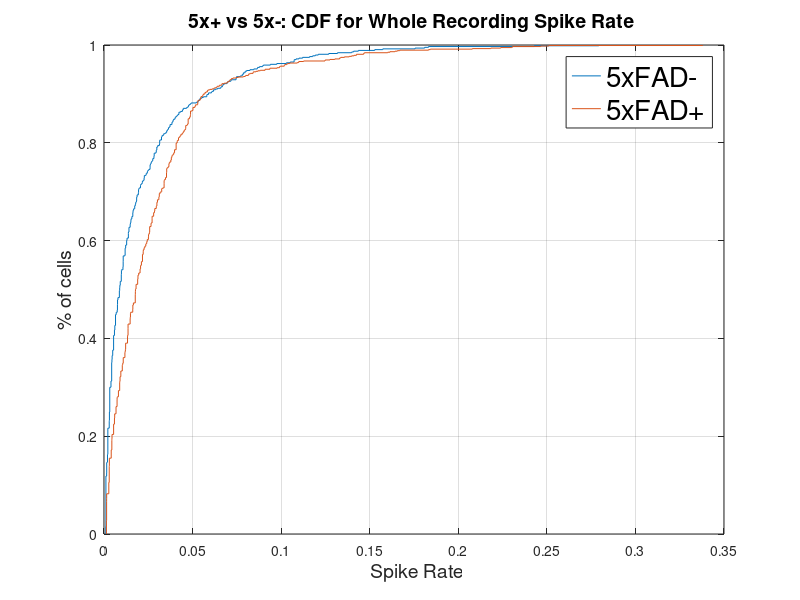

Here is the MATLAB script that generated this plot: (Note: this script raises an error after producing the figure.)
clear 

%% spike rate matrices 5x+
spikeRates6025 = load('SpontAltSpikesAroundAlts/spikesAroundAlts6025CorrectAlts.mat').wholeErPerCell;
spikeRates6026 = load('SpontAltSpikesAroundAlts/spikesAroundAlts6026CorrectAlts.mat').wholeErPerCell;
spikeRates6027 = load('SpontAltSpikesAroundAlts/spikesAroundAlts6027CorrectAlts.mat').wholeErPerCell;
spikeRates6028 = load('SpontAltSpikesAroundAlts/spikesAroundAlts6028CorrectAlts.mat').wholeErPerCell;
spikeRates6029 = load('SpontAltSpikesAroundAlts/spikesAroundAlts6029CorrectAlts.mat').wholeErPerCell;

plusSpikeRatesWholeRec = [spikeRates6025;spikeRates6026;spikeRates6027;spikeRates6028;spikeRates6029];

%% spike rate matrices 5x-
spikeRates6039 = load('SpontAltSpikesAroundAlts/spikesAroundAlts6039CorrectAlts.mat').wholeErPerCell;
spikeRates6041 = load('SpontAltSpikesAroundAlts/spikesAroundAlts6041CorrectAlts.mat').wholeErPerCell;

%spikeRates6412 = load('SpontAltSpikesAroundAlts/spikesAroundAlts6412CorrectAlts.mat').wholeErPerCell;
spikeRates6416 = load('SpontAltSpikesAroundAlts/spikesAroundAlts6416CorrectAlts.mat').wholeErPerCell;
spikeRates6417 = load('SpontAltSpikesAroundAlts/spikesAroundAlts6417CorrectAlts.mat').wholeErPerCell;
spikeRates6431 = load('SpontAltSpikesAroundAlts/spikesAroundAlts6431CorrectAlts.mat').wholeErPerCell;

minusSpikeRatesWholeRec = [spikeRates6039;spikeRates6041;spikeRates6416;spikeRates6417;spikeRates6431];

%% lme tables
%% lme 5x+
spikeRates6025 = load('SpontAltSpikesAroundAlts/spikesAroundAlts6025CorrectAlts.mat').lmeTable;
spikeRates6026 = load('SpontAltSpikesAroundAlts/spikesAroundAlts6026CorrectAlts.mat').lmeTable;
spikeRates6027 = load('SpontAltSpikesAroundAlts/spikesAroundAlts6027CorrectAlts.mat').lmeTable;
spikeRates6028 = load('SpontAltSpikesAroundAlts/spikesAroundAlts6028CorrectAlts.mat').lmeTable;
spikeRates6029 = load('SpontAltSpikesAroundAlts/spikesAroundAlts6029CorrectAlts.mat').lmeTable;

plusLmeTable = [spikeRates6025;spikeRates6026;spikeRates6027;spikeRates6028;spikeRates6029];

%% lme 5x-
spikeRates6039 = load('SpontAltSpikesAroundAlts/spikesAroundAlts6039CorrectAlts.mat').lmeTable;
spikeRates6041 = load('SpontAltSpikesAroundAlts/spikesAroundAlts6041CorrectAlts.mat').lmeTable;

%spikeRates6412 = load('SpontAltSpikesAroundAlts/spikesAroundAlts6412CorrectAlts.mat').lmeTable;
spikeRates6416 = load('SpontAltSpikesAroundAlts/spikesAroundAlts6416CorrectAlts.mat').lmeTable;
spikeRates6417 = load('SpontAltSpikesAroundAlts/spikesAroundAlts6417CorrectAlts.mat').lmeTable;
spikeRates6431 = load('SpontAltSpikesAroundAlts/spikesAroundAlts6431CorrectAlts.mat').lmeTable;

minusLmeTable = [spikeRates6039;spikeRates6041;spikeRates6416;spikeRates6417;spikeRates6431];

%% cdf plot
%% cdf plots for correct alts
cdfplot(minusSpikeRatesWholeRec);
hold on
cdfplot(plusSpikeRatesWholeRec);
title('5x+ vs 5x-: CDF for Whole Recording Spike Rate ','FontSize',14)
xlabel(" Spike Rate",'FontSize',14);
ylabel("% of cells",'FontSize',14);
legend('5xFAD-','5xFAD+','FontSize',20,'Location','best')


%% violin plot
srComp = figure;
gg1 = repmat({'5xFAD-'},length(minusSpikeRatesWholeRec),1);
gg2= repmat({'5xFAD+'},length(plusSpikeRatesWholeRec),1);
gg=[gg1;gg2];
xx=[minusSpikeRatesWholeRec;plusSpikeRatesWholeRec];
violinplot(xx,gg,'ShowMean', true,'ShowBox',false,'GroupOrder',{'5xFAD-','5xFAD+'});
title('5x+ vs 5x-:  Spike Rate Comparison for Whole Recording ','FontSize',20)
ylabel('Event Rate','FontSize',14)

red=[255,0,0]/255;
blue =[0,0, 255]/255;
colors = [blue;red];
h = findobj(gca,'Tag','Box');
for j=1:length(h)
    patch(get(h(j),'XData'),get(h(j),'YData'),colors(j,:),'FaceAlpha',.5);
end

%% stats
lmeAllMice=[plusLmeTable;minusLmeTable];

lmeFormulaPlusV_Minus = 'spikeRateForWholeRec~plusOrMinus+(1|mouseID)';

lmePlusVMinus_wholeRec= fitlme(lmeAllMice,lmeFormulaPlusV_Minus);

[~,pTtPlusVMinus_wholeRec] = ttest2(plusSpikeRatesWholeRec,minusSpikeRatesWholeRec);
[~,pKsPlusVMinus_wholeRec] = kstest2(plusSpikeRatesWholeRec,minusSpikeRatesWholeRec);

writetable(lmeAllMice,"lmeAllMice.csv");